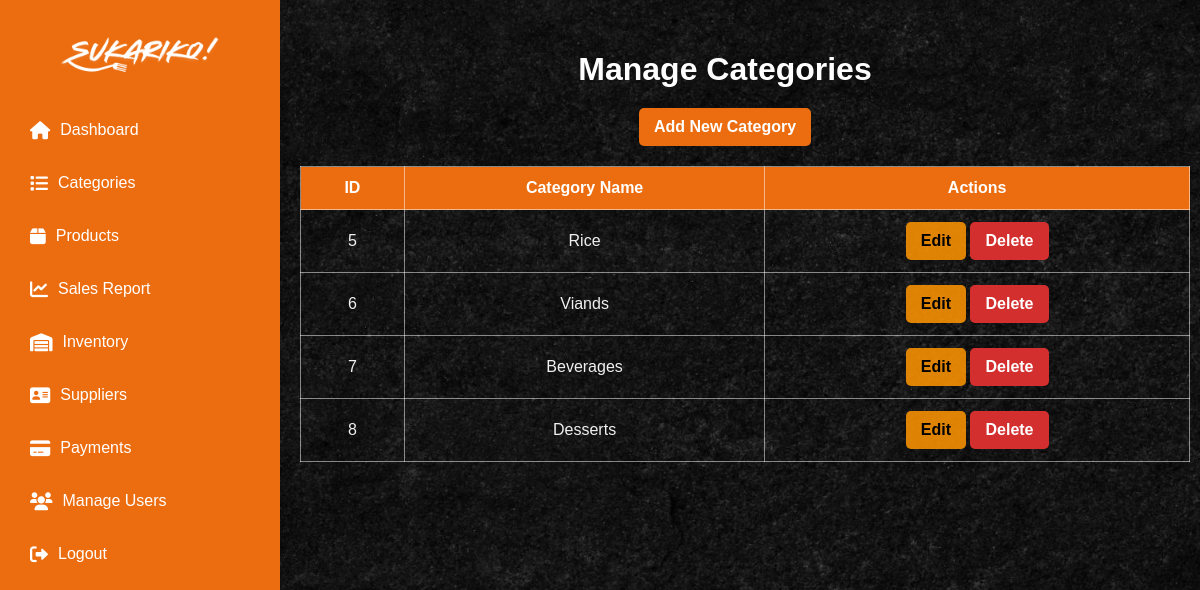
The app's page /Super_Admin/categories.php (signed in) with its own data.
### tables this page shows
CREATE TABLE `categories` (
  `id` int(11) NOT NULL,
  `name` varchar(255) NOT NULL,
  `created_at` timestamp NOT NULL DEFAULT current_timestamp(),
  `category_code` varchar(50) NOT NULL,
  `img` varchar(255) DEFAULT NULL
);

### Super_Admin/categories.php (the view, shortened to what this page needs)
<?php
require __DIR__ . '/../db.php';
try {
    $stmt = $pdo->query("SELECT * FROM categories");
    $categories = $stmt->fetchAll(PDO::FETCH_ASSOC);
} catch (PDOException $e) {
    die("Database error: " . $e->getMessage());
}
?>
<!DOCTYPE html>
<html lang="en">
<head>
    <link rel="stylesheet" href="https://cdnjs.cloudflare.com/ajax/libs/font-awesome/6.0.0/css/all.min.css">
</head>
<body>
    <div class="sidebar">
        <h2>
            <img src="../imgmain/logo1.png" alt="image">
        </h2>
        <ul>
            <li><a href="super_admin_dashboard.php" class="active"><i class="fas fa-home"></i> Dashboard</a></li>
            <li><a href="categories.php"><i class="fas fa-list"></i> Categories</a></li>
            <li><a href="products.php"><i class="fas fa-box"></i> Products</a></li>
            <li><a href="sales_report.php"><i class="fas fa-chart-line"></i> Sales Report</a></li>
            <li><a href="view_inventory.php"><i class="fas fa-warehouse"></i> Inventory</a></li>
            <li><a href="suppliers.php"><i class=" fas fa-address-card"></i>Suppliers</a></li>
            <li><a href="payments.php"><i class="fas fa-credit-card"></i> Payments</a></li>
            <li><a href="users.php"><i class="fas fa-users"></i> Manage Users</a></li>
            <li><a href="/POS/logout.php"><i class="fas fa-sign-out-alt"></i> Logout</a></li>
        </ul>
    </div>
    <div class="main-content">
        <h1>Manage Categories</h1>
        <div class="btn-container">
            <a href="add_category.php" class="btn">Add New Category</a>
        </div>
        <table>
            <thead>
                <tr>
                    <th>ID</th>
                    <th>Category Name</th>
                    <th>Actions</th>
                </tr>
            </thead>
            <tbody>
                <?php foreach ($categories as $category): ?>
                    <tr>
                        <td><?= htmlspecialchars($category['id']); ?></td>
                        <td><?= htmlspecialchars($category['name']); ?></td>
                        <td>
                            <a href="edit_category.php?id=<?= $category['id']; ?>" class="btn edit">Edit</a>
                            <a href="delete_category.php?id=<?= $category['id']; ?>" class="btn delete" onclick="return confirm('Are you sure?');">Delete</a>
                        </td>
                    </tr>
                <?php endforeach; ?>
            </tbody>
        </table>
    </div>
</body>
</html>

### Super_Admin/categories.php (style rules this page uses)
body { font-family: Arial, sans-serif; margin: 0; padding: 0; background-image: url('../indexpic/preview.jpg'); background-size: cover; background-repeat: no-repeat; background-position: center; }
.sidebar { width: 250px; height: 100vh; background-color: #EC6D10; padding: 15px; position: fixed; top: 0; left: 0; color: white; box-shadow: 2px 0 5px rgba(0, 0, 0, 0.1); }
.sidebar h2 { text-align: center; margin-bottom: 30px; }
.sidebar h2 img { height: 40px; width: auto; }
.sidebar ul { list-style: none; padding: 0; margin: 0; }
.sidebar ul li { margin-bottom: 15px; }
.sidebar ul li a { color: white; text-decoration: none; font-size: 16px; display: flex; align-items: center; padding: 10px 15px; border-radius: 5px; transition: all 0.3s ease; }
.sidebar ul li a i { margin-right: 10px; font-size: 18px; }
.main-content { flex: 1; margin-left: 250px; padding: 30px; min-height: 100vh; }
h1 { color: white; margin-bottom: 20px; text-align: center; }
.btn-container { display: flex; justify-content: center; margin: 20px 0; }
.btn { padding: 10px 15px; background-color: #EC6D10; color: white; text-decoration: none; border-radius: 5px; transition: 0.3s; font-weight: bold; display: inline-block; border: none; cursor: pointer; }
table { width: 100%; border-collapse: collapse; background: transparent; border: none; margin-top: 20px; margin-left: 20px; }
th, td { padding: 12px; text-align: center; border: 1px solid rgba(255, 255, 255, 0.5); color: #f0f0f0; }
th { background: #EC6D10; color: white; }
.btn.edit { background: rgba(255, 149, 0, 0.86); color: black; }
.btn.delete { background: #d32f2f; color: white; }

### records on screen
categories: id "5", name "Rice"
categories: id "6", name "Viands"
categories: id "7", name "Beverages"
categories: id "8", name "Desserts"
